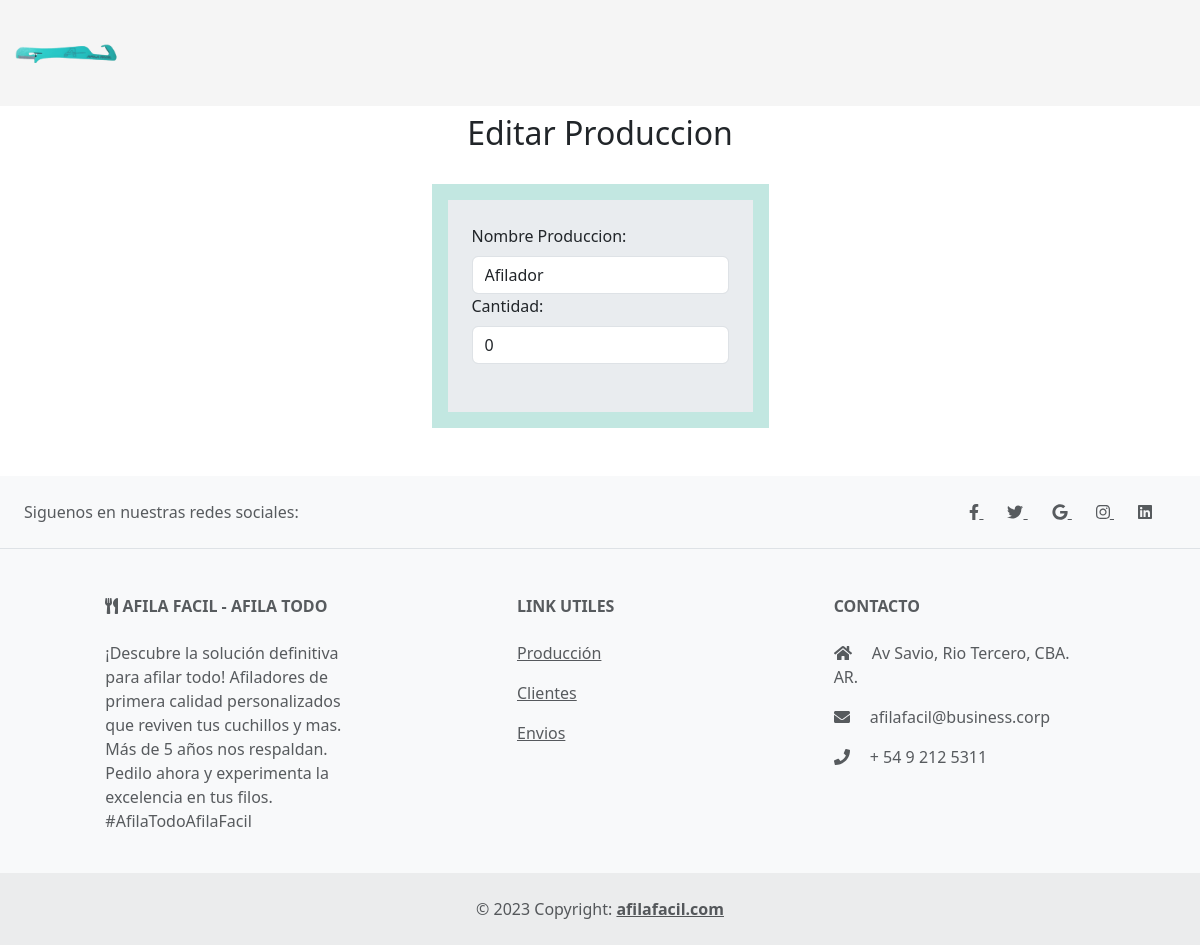
/editar/5/, run on an earlier commit of the app's database.
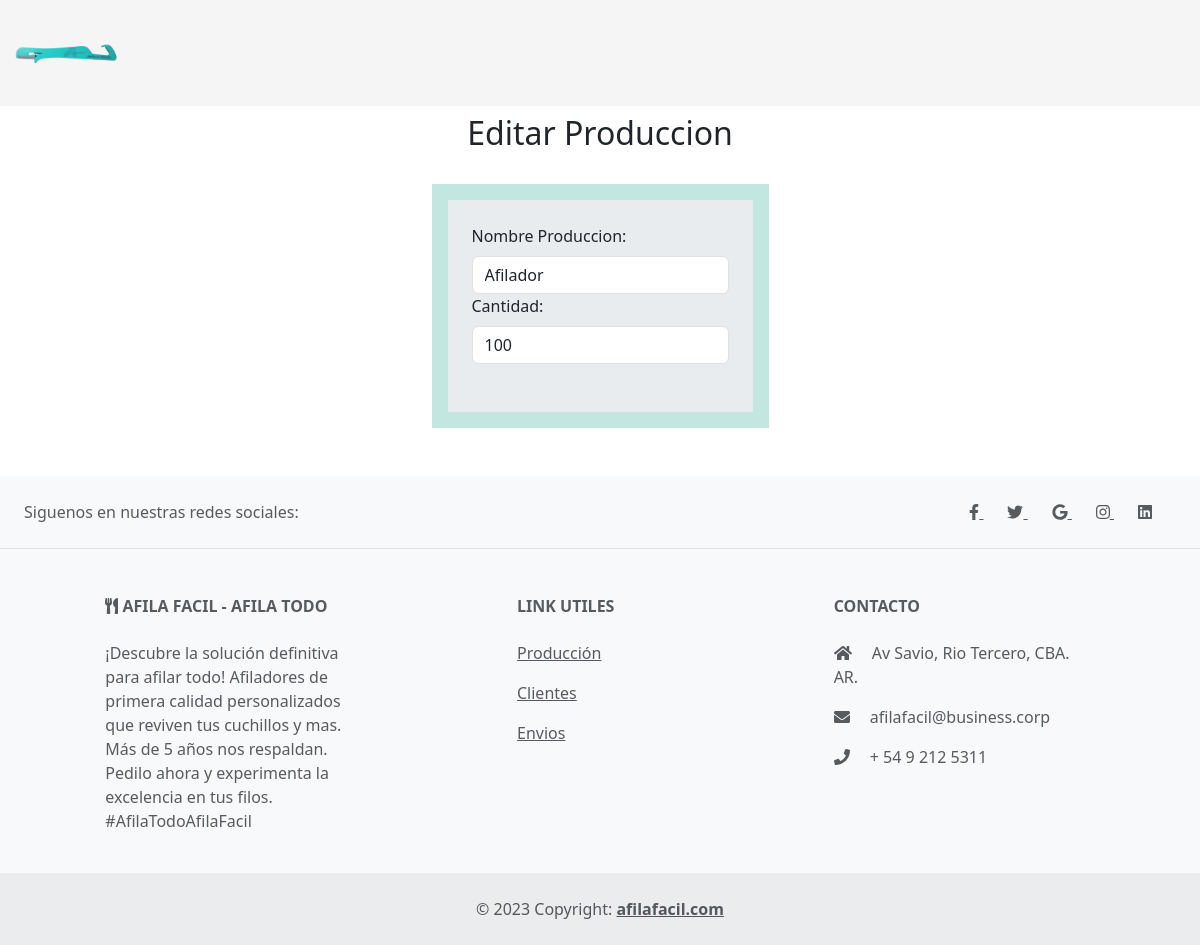
And on a later commit of the database.
### produccion/models.py (models this page shows, shortened)
class Produccion(models.Model):
    producto_completo = models.BooleanField(default=False)
    materias = models.ForeignKey(Materias, on_delete=models.CASCADE, related_name='produccion', null=True)
    produccion_cantidad = models.IntegerField(default=0)
    produccion_total = models.IntegerField(default=0)
    nombre = models.CharField(max_length=100, default='')
    class Meta:
        db_table = 'produccion'
        verbose_name = "Produccion"

### produccion/views.py (the view)
# urls.py: path('editar/<int:id>/', views.editar_produccion, name='editar_produccion'),
def editar_produccion(request, id):
    produccion = get_object_or_404(Produccion, pk=id)
    if request.method == 'POST':
        form = ProduccionForm(request.POST)
        if form.is_valid():
            nueva_nombre = form.cleaned_data['nombre']
            nueva_cantidad = form.cleaned_data['cantidad']
            if nueva_cantidad < 0:
                messages.error(request, "La cantidad no puede ser negativa")
                return render(request, 'editar_produccion.html', {'form': form, 'produccion': produccion})
            materias = Materias.objects.filter(id__in=[1, 2, 3, 4, 5, 6])
            minimo_cantidad_materias = min(materia.cantidad for materia in materias)
            if nueva_cantidad <= minimo_cantidad_materias:
                diferencia_cantidad = nueva_cantidad - produccion.produccion_cantidad
                for materia in materias:
                    materia.cantidad -= diferencia_cantidad
                    materia.save()
                produccion.produccion_cantidad = nueva_cantidad
                produccion.nombre = nueva_nombre
                total = sum(materia.precio * nueva_cantidad for materia in materias)
                produccion.produccion_total = total
                produccion.save()
                return redirect('produccion')
            else:
                messages.warning(request, "No hay stock disponible")
    else:
        form = ProduccionForm(initial={
            'nombre': produccion.nombre,
            'cantidad': produccion.produccion_cantidad,
        })
    return render(request, 'editar_produccion.html', {'form': form, 'produccion': produccion})

### produccion/forms.py
class ProduccionForm(forms.Form):
    nombre = forms.CharField(max_length=100)
    cantidad = forms.IntegerField() #min_value=0 si lo dejo no emitira mensaje

### produccion/templates/editar_produccion.html (shortened to what this page needs)
{% extends "materias_primas/layout.html" %}
{% load static %}
{% block content %}
    <div class="container-fluid ">
        <div class="d-flex flex-column align-items-center">
          <h2 class="mb-3 mt-2">Editar Produccion</h2>
          <div class="d-flex justify-content-center mt-3 mb-5" style="background-color: #c2e7e1;">
            <form class="m-3 p-4 bg-body-secondary" method="post" action="{% url 'editar_produccion' produccion.id %}"  enctype="multipart/form-data">
              <div class="row">
                  <div class="form-outline w-100">
                    <label class="form-label" for="nombre">Nombre Produccion:</label>
                    <input type="text" id="nombre" name="nombre" class="form-control" value="{{ produccion.nombre }}" />
                  </div>
              </div>
                <div class="row mb-4">
                    <div class="form-outline w-100">
                    <label class="form-label" for="cantidad">Cantidad: </label>
                    <input type="number" id="cantidad" name="cantidad" class="form-control" value="{{ produccion.produccion_cantidad }}"/>
                    </div>
                </div>
            </form>
        </div>
    </div>
  </div>
{% endblock %}

What changed in the data, as far as the page shows it:
changed Produccion "Afilador": cantidad "0" → "100"
